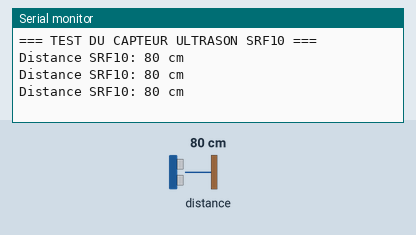
Recording of a program running on a simulated Arduino Uno, built with avr-gcc and run on an emulated ATmega328P. On the bench: the last lines printed to the serial monitor. Wiring (inferred from the names in the program): SRF02/SRF08 range finder at I2C address 0x70. The test bench sets the inputs (shaded band); at power-on: distance to the obstacle 80 cm.

Above: at 1.4 s.
1.5 s: distance to the obstacle set to 2 cm
At 2.3 s:
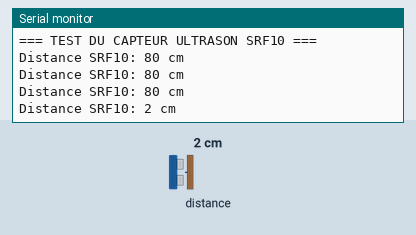
3.0 s: distance to the obstacle set to 4 cm
At 3.0 s:
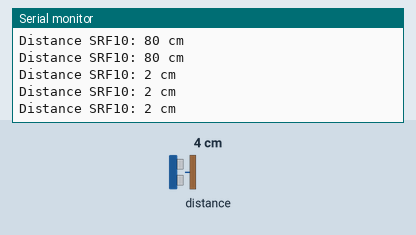
Timing chart, 0 to 6.0 s (numbered marks = the images above; inputs shaded):
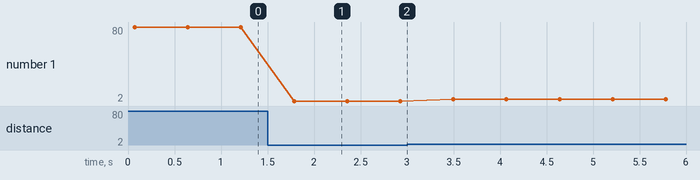

The program:

main.cpp
```cpp
/*****************************************************
 *  TEST DE DEUX CAPTEURS DE DISTANCE
 *  - Sharp GP2 (analogique sur A0)
 *  - SRF10 Ultrason (I2C)
 *
 *  On peut choisir quel capteur tester
 *  en modifiant UNE seule variable.
 *****************************************************/

#include <Arduino.h>
#include <Wire.h>   // Bibliothèque pour la communication I2C

/* ===================================================
   SELECTION DU CAPTEUR A TESTER
   =================================================== */
// Mettre MODE_SHARP pour tester le capteur Sharp
// Mettre MODE_SRF10 pour tester le capteur ultrason SRF10
#define MODE_SHARP  0
#define MODE_SRF10  1

int testMode = MODE_SRF10;   // ⬅️ CHANGER ICI POUR SWITCHER

/* ===================================================
   DEFINITIONS POUR LE CAPTEUR SRF10 (I2C)
   =================================================== */
#define SRF10_ADDRESS 0x70   // Adresse I2C par défaut du SRF10
#define COMMAND_REG   0x00   // Registre de commande
#define RANGE_HIGH    0x02   // Octet fort de la distance

/* ===================================================
   PROTOTYPES DES FONCTIONS
   =================================================== */
void sharp_gp2_test();
void srf10_test();
int  readSRF10();

/* ===================================================
   SETUP : exécuté UNE SEULE FOIS au démarrage
   =================================================== */
void setup() {
  Serial.begin(9600);    // Démarre la communication série

  // Initialisation spécifique selon le capteur choisi
  if (testMode == MODE_SRF10) {
    Wire.begin();        // Démarre le bus I2C
    Serial.println("=== TEST DU CAPTEUR ULTRASON SRF10 ===");
  } else {
    Serial.println("=== TEST DU CAPTEUR SHARP GP2 ===");
  }
}

/* ===================================================
   LOOP : tourne en boucle à l'infini
   =================================================== */
void loop() {

  // Selon le mode choisi, on appelle la bonne fonction
  if (testMode == MODE_SHARP) {
    sharp_gp2_test();
  }
  else if (testMode == MODE_SRF10) {
    srf10_test();
  }
}

/* ===================================================
   TEST DU CAPTEUR SHARP GP2 (ANALOGIQUE)
   =================================================== */
void sharp_gp2_test() {

  // 1) Lire la valeur envoyée par le capteur (0 à 1023)
  int val = analogRead(A0);

  // 2) Convertir la valeur brute en tension (0 à 5V)
  float voltage = val * (5.0 / 1023.0);

  // 3) Convertir la tension en distance (formule empirique)
  float distance = 29.988 * pow(voltage, -1.173);

  // 4) Afficher les résultats sur le moniteur série
  Serial.print("Valeur brute: ");
  Serial.print(val);
  Serial.print(" | Tension: ");
  Serial.print(voltage, 3);
  Serial.print(" V | Distance approx: ");
  Serial.print(distance, 1);
  Serial.println(" cm");

  delay(800);   // Pause pour rendre l'affichage lisible
}

/* ===================================================
   TEST DU CAPTEUR ULTRASON SRF10 (I2C)
   =================================================== */
void srf10_test() {

  // Lire la distance mesurée par le SRF10
  int distance = readSRF10();

  // Vérifier si la lecture s'est bien passée
  if (distance >= 0) {
    Serial.print("Distance SRF10: ");
    Serial.print(distance);
    Serial.println(" cm");
  } else {
    Serial.println("Erreur de lecture du SRF10");
  }

  delay(500);   // Pause entre deux mesures
}

/* ===================================================
   FONCTION DE LECTURE DU SRF10
   =================================================== */
int readSRF10() {

  // 1) Envoyer la commande pour lancer une mesure en cm
  Wire.beginTransmission(SRF10_ADDRESS);
  Wire.write(COMMAND_REG);   // On écrit dans le registre de commande
  Wire.write(0x51);          // 0x51 = mesure en centimètres
  Wire.endTransmission();

  // 2) Attendre que le capteur fasse la mesure (~65 ms)
  delay(70);

  // 3) Demander l'octet fort de la distance
  Wire.beginTransmission(SRF10_ADDRESS);
  Wire.write(RANGE_HIGH);
  Wire.endTransmission();

  // 4) Lire 2 octets (distance = High << 8 + Low)
  if (Wire.requestFrom(SRF10_ADDRESS, 2) != 2) {
    return -1;   // Erreur de communication
  }

  int highByte = Wire.read();
  int lowByte  = Wire.read();

  // 5) Reconstituer la distance finale
  return (highByte << 8) | lowByte;
}
```

Measured:
- after the input at 1.5 s, the serial monitor: prints a new line after 0.29 s (image 1)
- plotted number 1: 80 → 2 after the input at 1.5 s, 2 → 4 after the input at 3.0 s
